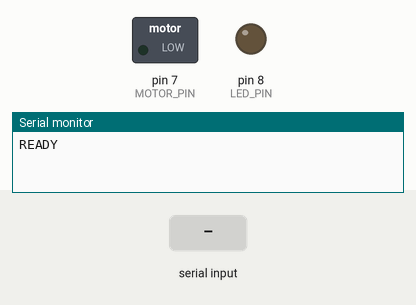
Recording of a sketch running on a simulated Arduino Uno, built with avr-gcc and run on an emulated ATmega328P. On the bench: switched loads named in the sketch (green lamp = pin HIGH), output pins drawn as LEDs (lit = HIGH), the last lines printed to the serial monitor. The test bench sets the inputs (shaded band).

Above: at 1.2 s.
1.3 s: "MOTOR_ON\n" received over Serial
At 2.5 s:
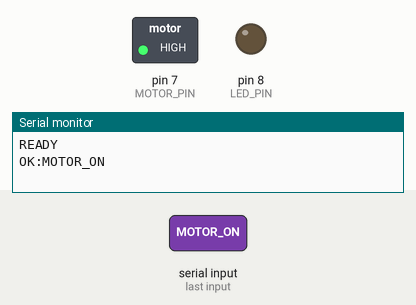
2.8 s: "LED_ON\n" received over Serial
At 3.5 s:
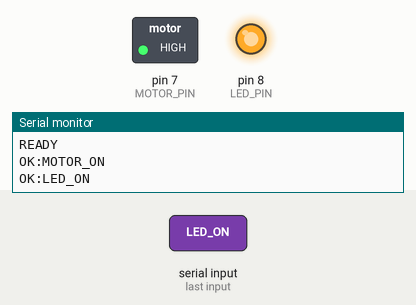
4.3 s: "MOTOR_OFF\n" received over Serial
At 4.8 s:
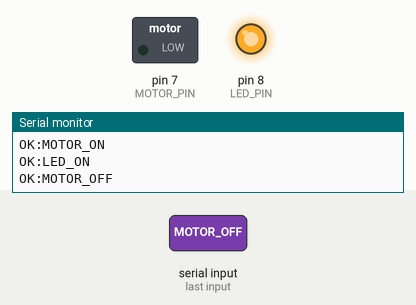
Timing chart, 0 to 7.3 s (numbered marks = the images above; inputs shaded):
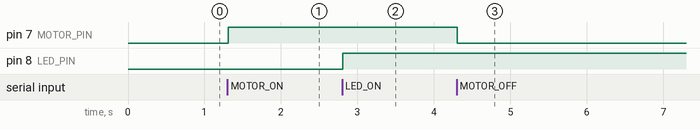

Measured:
- after the input at 1.3 s, pin 7 (MOTOR_PIN): LOW → HIGH at once
- after the input at 2.8 s, pin 8 (LED_PIN): LOW → HIGH at once
- after the input at 4.3 s, pin 7 (MOTOR_PIN): HIGH → LOW at once

The sketch:

ArduinoController.ino
```cpp
/*
 * Arduino Controller Firmware
 *
 * Controls motor and LED via serial commands from Node.js backend
 * Compatible with Arduino Uno R4 Minima
 *
 * Pin Configuration:
 * - Pin 7: Motor control (use with relay or motor driver)
 * - Pin 8: LED control (digital ON/OFF)
 *
 * Serial Commands:
 * - MOTOR_ON: Turn motor on
 * - MOTOR_OFF: Turn motor off
 * - LED_ON: Turn LED on
 * - LED_OFF: Turn LED off
 * - DEBUG: Show current pin states and values
 *
 * Responses:
 * - OK:MOTOR_ON
 * - OK:MOTOR_OFF
 * - OK:LED_ON
 * - OK:LED_OFF
 *
 * Debug Mode:
 * - Uncomment #define DEBUG to enable detailed serial output
 * - See DEBUGGING.md for troubleshooting guide
 */

// Uncomment the line below to enable debug output
// #define DEBUG

// Pin definitions
const int MOTOR_PIN = 7;   // Digital pin for motor control
const int LED_PIN = 8;     // Digital pin for LED control (ON/OFF only)

// State variables
bool motorState = false;
bool ledState = false;

// Serial input buffer
String inputString = "";
bool stringComplete = false;

void setup() {
  // Initialize serial communication at 9600 baud
  Serial.begin(9600);

  // Wait for serial to be ready
  while (!Serial) {
    ; // Wait for serial port to connect
  }

  // Configure pins as outputs
  pinMode(MOTOR_PIN, OUTPUT);
  pinMode(LED_PIN, OUTPUT);

  // Initialize to OFF state
  digitalWrite(MOTOR_PIN, LOW);
  digitalWrite(LED_PIN, LOW);

  // Reserve memory for input string
  inputString.reserve(64);

  #ifdef DEBUG
  Serial.println("=== Arduino Controller Started ===");
  Serial.print("Motor Pin: ");
  Serial.println(MOTOR_PIN);
  Serial.print("LED Pin: ");
  Serial.println(LED_PIN);
  Serial.println("Initialization complete");
  #endif

  // Send ready message
  Serial.println("READY");
}

void loop() {
  // Read serial data directly in loop (more reliable than serialEvent on R4)
  while (Serial.available() > 0) {
    char inChar = (char)Serial.read();

    #ifdef DEBUG
    // Echo the character for debugging
    Serial.print("[DEBUG] Received char: '");
    Serial.print(inChar);
    Serial.print("' (ASCII: ");
    Serial.print((int)inChar);
    Serial.println(")");
    #endif

    // Add character to input string
    if (inChar == '\n' || inChar == '\r') {
      if (inputString.length() > 0) {
        stringComplete = true;
        break; // Process the command
      }
    } else {
      inputString += inChar;
    }
  }

  // Process complete command
  if (stringComplete) {
    processCommand(inputString);

    // Clear the string for next input
    inputString = "";
    stringComplete = false;
  }
}

/*
 * Process incoming serial commands
 */
void processCommand(String command) {
  command.trim(); // Remove whitespace

  #ifdef DEBUG
  Serial.print("[DEBUG] Received command: '");
  Serial.print(command);
  Serial.println("'");
  #endif

  if (command == "MOTOR_ON") {
    motorOn();
  }
  else if (command == "MOTOR_OFF") {
    motorOff();
  }
  else if (command == "LED_ON") {
    ledOn();
  }
  else if (command == "LED_OFF") {
    ledOff();
  }
  else if (command == "DEBUG") {
    // Special debug command to check status
    Serial.println("=== DEBUG INFO ===");
    Serial.print("Motor State: ");
    Serial.println(motorState ? "ON" : "OFF");
    Serial.print("LED State: ");
    Serial.println(ledState ? "ON" : "OFF");
    Serial.print("Motor Pin (");
    Serial.print(MOTOR_PIN);
    Serial.print("): ");
    Serial.println(digitalRead(MOTOR_PIN) ? "HIGH" : "LOW");
    Serial.print("LED Pin (");
    Serial.print(LED_PIN);
    Serial.print("): ");
    Serial.println(digitalRead(LED_PIN) ? "HIGH" : "LOW");
    Serial.println("=================");
  }
  else {
    // Unknown command
    #ifdef DEBUG
    Serial.print("[DEBUG] Unknown command: ");
    Serial.println(command);
    #endif
    Serial.println("ERROR:UNKNOWN_COMMAND");
  }
}

/*
 * Motor control functions
 */
void motorOn() {
  #ifdef DEBUG
  Serial.print("[DEBUG] Turning motor ON - Pin ");
  Serial.print(MOTOR_PIN);
  Serial.println(" -> HIGH");
  #endif

  digitalWrite(MOTOR_PIN, HIGH);
  motorState = true;

  #ifdef DEBUG
  Serial.print("[DEBUG] Pin ");
  Serial.print(MOTOR_PIN);
  Serial.print(" is now: ");
  Serial.println(digitalRead(MOTOR_PIN) ? "HIGH" : "LOW");
  #endif

  Serial.println("OK:MOTOR_ON");
}

void motorOff() {
  #ifdef DEBUG
  Serial.print("[DEBUG] Turning motor OFF - Pin ");
  Serial.print(MOTOR_PIN);
  Serial.println(" -> LOW");
  #endif

  digitalWrite(MOTOR_PIN, LOW);
  motorState = false;

  #ifdef DEBUG
  Serial.print("[DEBUG] Pin ");
  Serial.print(MOTOR_PIN);
  Serial.print(" is now: ");
  Serial.println(digitalRead(MOTOR_PIN) ? "HIGH" : "LOW");
  #endif

  Serial.println("OK:MOTOR_OFF");
}

/*
 * LED control functions
 */
void ledOn() {
  #ifdef DEBUG
  Serial.print("[DEBUG] Turning LED ON - Pin ");
  Serial.print(LED_PIN);
  Serial.println(" -> HIGH");
  #endif

  digitalWrite(LED_PIN, HIGH);
  ledState = true;

  #ifdef DEBUG
  Serial.print("[DEBUG] Pin ");
  Serial.print(LED_PIN);
  Serial.print(" is now: ");
  Serial.println(digitalRead(LED_PIN) ? "HIGH" : "LOW");
  #endif

  Serial.println("OK:LED_ON");
}

void ledOff() {
  #ifdef DEBUG
  Serial.print("[DEBUG] Turning LED OFF - Pin ");
  Serial.print(LED_PIN);
  Serial.println(" -> LOW");
  #endif

  digitalWrite(LED_PIN, LOW);
  ledState = false;

  #ifdef DEBUG
  Serial.print("[DEBUG] Pin ");
  Serial.print(LED_PIN);
  Serial.print(" is now: ");
  Serial.println(digitalRead(LED_PIN) ? "HIGH" : "LOW");
  #endif

  Serial.println("OK:LED_OFF");
}
```
